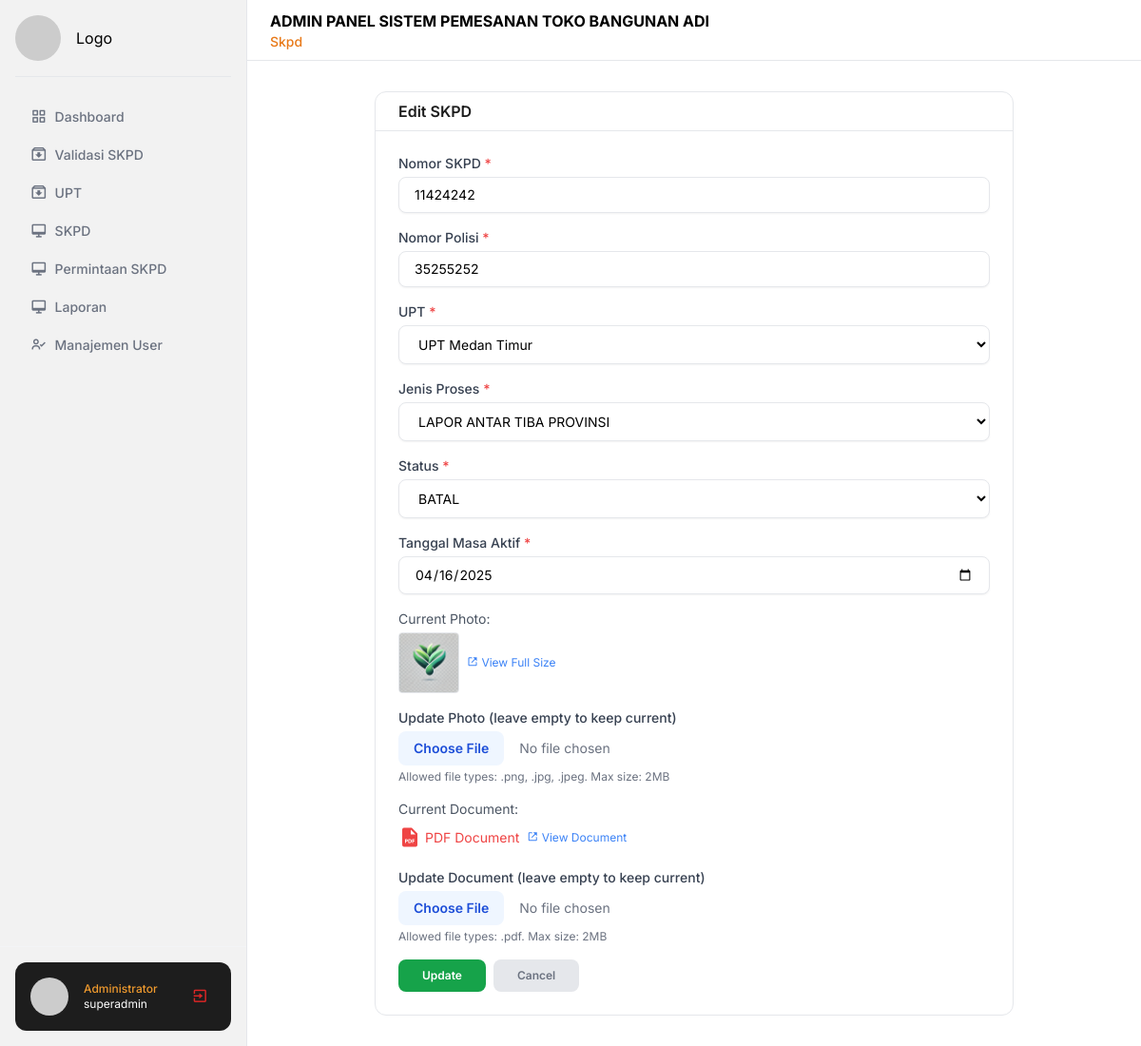
Page /main/?page=skpd&act=edit&id=3 (signed in) on the committed database.
### tables this page shows
CREATE TABLE `tb_skpd` (
  `id` int NOT NULL,
  `nomor_skpd` varchar(100) NOT NULL,
  `nomor_polisi` varchar(100) NOT NULL,
  `jenis_proses` varchar(255) DEFAULT NULL,
  `upt_id` int NOT NULL,
  `status` enum('DIGUNAKAN','BATAL','RUSAK') NOT NULL,
  `masa_aktif` date NOT NULL,
  `upload_bukti` text,
  `berita_acara` text,
  `createdAt` datetime NOT NULL,
  `updatedAt` datetime NOT NULL
);

### utilities/func/query.php (called while the page is built, shortened)
<?php
function getData(
  $table,
  $columns = "*",
  $join = "",
  $condition = "",
  $orderBy = "",
  $limit = ""
) {
  global $conn;
  $query = "SELECT $columns FROM $table";
  if (!empty($condition)) {
    $query .= " WHERE $condition";
  }
  $statement = mysqli_prepare($conn, $query);
  mysqli_stmt_execute($statement);
  $data = array();
  $result = mysqli_stmt_get_result($statement);
  while ($row = mysqli_fetch_assoc($result)) {
    $data[] = $row;
  }
  return $data;
}

### components/select/select.php (the view)
<?php
function baseSelect(
  $label,
  $name,
  $dataOption,
  $valueOption,
  $labelOption,
  $defaultOption,
  $selectedOption = '',
  $required = false,
) {
  $requiredAttr = $required ? 'required' : '';
  $requiredLabel = $required ? ' <span class="text-red-500">*</span>' : '';
  $selectHTML = "
    <div>
      <label class='block text-sm font-medium text-gray-700'>{$label}{$requiredLabel}</label>
      <select name='{$name}' class='bg-white mt-1 w-full rounded-lg border py-2.5 px-4 border-gray-200 shadow-sm sm:text-sm' {$requiredAttr}>
        <option value=''>{$defaultOption}</option>";
  foreach ($dataOption as $option) {
    $selected = ($option[$valueOption] == $selectedOption) ? 'selected' : '';
    $selectHTML .= "<option value='{$option[$valueOption]}' {$selected}>{$option[$labelOption]}</option>";
  }
  $selectHTML .= "</select>
    </div>";
  return $selectHTML;
}
?>

### main/pages/skpd/edit.php (shortened to what this page needs)
<?php
require '../components/input/input.php';
require '../components/select/select.php';
require '../components/date/date.php';
require '../components/upload/file-upload.php';
$id = isset($_GET['id']) ? $_GET['id'] : '';
$skpdData = getData('tb_skpd', '*', '', "id = '$id'");
$skpd = $skpdData[0];
$StatusProc = [
  ['value' => 'DIGUNAKAN', 'label' => 'DIGUNAKAN'],
  ['value' => 'BATAL', 'label' => 'BATAL'],
  ['value' => 'RUSAK', 'label' => 'RUSAK']
];
$JenisProses = [
  ['value' => 'GANTI STNK', 'label' => 'GANTI STNK'],
  ['value' => 'BBN RUBENTINA', 'label' => 'BBN RUBENTINA'],
  ['value' => 'PENGESAHAN', 'label' => 'PENGESAHAN'],
  ['value' => 'FISKAL', 'label' => 'FISKAL'],
  ['value' => 'KENDARAAN BARU', 'label' => 'KENDARAAN BARU'],
  ['value' => 'LAPOR ANTAR TIBA PROVINSI', 'label' => 'LAPOR ANTAR TIBA PROVINSI'],
];
$listUPT = getData('tb_upt');
?>
<div class="border rounded-xl max-w-2xl mx-auto">
  <div class="px-6 py-2 flex justify-between items-center">
    <h1 class="font-semibold text-[#1d1d1d]">Edit SKPD</h1>
  </div>
  <hr>
  <div class="p-6">
    <form method="POST" enctype="multipart/form-data">
      <div class="space-y-4">
        <?= baseInput('Nomor SKPD', 'nomor_skpd', true, 'text', $skpd['nomor_skpd'], 'Enter SKPD Number', 'off') ?>
        <?= baseInput('Nomor Polisi', 'nomor_polisi', true, 'text', $skpd['nomor_polisi'], 'Enter Police Number', 'off') ?>
        <?= baseSelect('UPT', 'upt_id', $listUPT, 'id', 'nama', 'Select UPT', $skpd['upt_id'], true) ?>
        <?= baseSelect('Jenis Proses', 'jenis_proses', $JenisProses, 'value', 'label', 'Jenis Proses', $skpd['jenis_proses'], true); ?>
        <?= baseSelect('Status', 'status', $StatusProc, 'value', 'label', 'Status', $skpd['status'], true); ?>
        <?= baseDate(
          'Tanggal Masa Aktif',
          'masa_aktif',
          true,
          date('Y-m-d', strtotime($skpd['masa_aktif'])),
          'Select Date'
        ) ?>
        <?php if (!empty($skpd['upload_bukti'])): ?>
          <div class="mb-2">
            <p class="text-sm text-gray-600 mb-1">Current Photo:</p>
            <?php
            $fileExtension = pathinfo($skpd['upload_bukti'], PATHINFO_EXTENSION);
            if (in_array(strtolower($fileExtension), ['jpg', 'jpeg', 'png'])):
            ?>
              <div class="flex items-center gap-2">
                <img src="../public/<?= $skpd['upload_bukti'] ?>" alt="Current Photo" class="h-16 w-16 object-cover rounded border">
                <a href="../public/<?= $skpd['upload_bukti'] ?>" target="_blank" class="text-blue-500 hover:text-blue-700 text-xs">
                  <i class="bx bx-link-external"></i> View Full Size
                </a>
              </div>
            <?php else: ?>
              <p class="text-sm text-gray-500">No image available</p>
            <?php endif; ?>
          </div>
        <?php endif; ?>
        <?= baseFileUpload(
          'Update Photo (leave empty to keep current)',
          'upload_bukti',
          false,
          ['image/png', 'image/jpeg'],
          2097152
        ) ?>
        <?php if (!empty($skpd['berita_acara'])): ?>
          <div class="mb-2">
            <p class="text-sm text-gray-600 mb-1">Current Document:</p>
            <?php
            $fileExtension = pathinfo($skpd['berita_acara'], PATHINFO_EXTENSION);
            if (strtolower($fileExtension) == 'pdf'):
            ?>
              <div class="flex items-center gap-2">
                <div class="flex items-center text-red-500">
                  <i class="bx bxs-file-pdf text-2xl"></i>
                  <span class="ml-1 text-sm">PDF Document</span>
                </div>
                <a href="../public/<?= $skpd['berita_acara'] ?>" target="_blank" class="text-blue-500 hover:text-blue-700 text-xs">
                  <i class="bx bx-link-external"></i> View Document
                </a>
              </div>
            <?php else: ?>
              <p class="text-sm text-gray-500">No document available</p>
            <?php endif; ?>
          </div>
        <?php endif; ?>
        <?= baseFileUpload(
          'Update Document (leave empty to keep current)',
          'berita_acara',
          false,
          ['application/pdf'],
          2097152
        ) ?>
        <div class="flex items-center gap-2">
          <button type="submit" class="text-center py-2 px-6 inline-flex items-center gap-x-1 text-xs font-semibold rounded-lg border border-transparent bg-green-600 text-white hover:bg-green-700 disabled:opacity-50 disabled:pointer-events-none transition-all">
            <span>Update</span>
          </button>
          <a href="?page=skpd" class="text-center py-2 px-6 inline-flex items-center gap-x-1 text-xs font-semibold rounded-lg border border-transparent bg-gray-200 text-gray-500 hover:bg-gray-300 disabled:opacity-50 disabled:pointer-events-none transition-all">
            Cancel
          </a>
        </div>
      </div>
    </form>
  </div>
</div>

### components/input/input.php
<?php
function baseInput(
  $label,
  $name,
  $required = false,
  $type = 'text',
  $value = '',
  $placeholder = '',
  $autocomplete = 'off'
) {
  $requiredAttr = $required ? 'required' : '';
  $requiredLabel = $required ? ' <span class="text-red-500">*</span>' : '';
  return "
    <div>
      <label class='block text-sm font-medium text-gray-700'>{$label}{$requiredLabel}</label>
      <input type='{$type}' name='{$name}' value='{$value}' placeholder='{$placeholder}' autocomplete='{$autocomplete}' class='mt-1 w-full rounded-lg border py-2 px-4 border-gray-200 shadow-sm sm:text-sm' {$requiredAttr} />
    </div>
  ";
}

### components/date/date.php
<?php
function baseDate(
    $label,
    $name,
    $required = false,
    $value = '',
    $min = '',
    $max = ''
) {
    $requiredAttr = $required ? 'required' : '';
    $requiredLabel = $required ? ' <span class="text-red-500">*</span>' : '';
    $minAttr = $min ? "min='{$min}'" : '';
    $maxAttr = $max ? "max='{$max}'" : '';
    return "
    <div>
      <label class='block text-sm font-medium text-gray-700'>{$label}{$requiredLabel}</label>
      <input type='date' name='{$name}' value='{$value}' {$minAttr} {$maxAttr} class='mt-1 w-full rounded-lg border py-2 px-4 border-gray-200 shadow-sm sm:text-sm' {$requiredAttr} />
    </div>
  ";
}

### assets/css/index.css (style rules this page uses)
* { font-family: "Inter", sans-serif; }

### rows in the picture
tb_skpd: nomor_skpd "11424242", nomor_polisi "35255252", masa_aktif "04/16/2025", upload_bukti (picture)

### other values in the picture
$menu['label'] "Dashboard"
$menu['label'] "Validasi SKPD"
$menu['label'] "UPT"
$menu['label'] "SKPD"
$menu['label'] "Permintaan SKPD"
$menu['label'] "Laporan"
$menu['label'] "Manajemen User"
$_SESSION['username'] "superadmin"
$head_title "Skpd"
$label "Nomor SKPD Nomor Polisi"
$label "UPT Jenis Proses Status"
$label "Tanggal Masa Aktif"
$label "Update Photo (leave empty to keep current) Update Document (leave empty to keep current)"
$allowedExtText ".png, .jpg, .jpeg .pdf"
$maxSize / 1048576 "2 2"
